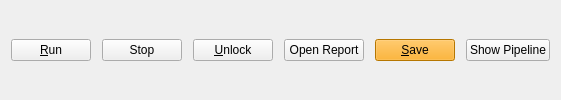
       <widget class="QWidget" name="widget_footer" native="true">
        <property name="sizePolicy">
         <sizepolicy hsizetype="Preferred" vsizetype="Fixed">
          <horstretch>0</horstretch>
          <verstretch>0</verstretch>
         </sizepolicy>
        </property>
        <property name="minimumSize">
         <size>
          <width>0</width>
          <height>0</height>
         </size>
        </property>
        <layout class="QVBoxLayout" name="verticalLayout_2">
         <item>
          <layout class="QHBoxLayout" name="horizontalLayout" stretch="0,0,0,0,0,0">
           <property name="spacing">
            <number>11</number>
           </property>
           <property name="leftMargin">
            <number>0</number>
           </property>
           <property name="rightMargin">
            <number>0</number>
           </property>
           <item>
            <widget class="QPushButton" name="run_btn">
             <property name="toolTip">
              <string>&lt;html&gt;&lt;head/&gt;&lt;body&gt;&lt;p&gt;Execute the Snakemake pipeline &lt;/p&gt;&lt;p&gt;&lt;span style=&quot; font-weight:600;&quot;&gt;shortcut: Ctrl+R&lt;/span&gt;&lt;/p&gt;&lt;/body&gt;&lt;/html&gt;</string>
             </property>
             <property name="text">
              <string>&amp;Run</string>
             </property>
             <property name="shortcut">
              <string>Ctrl+R</string>
             </property>
            </widget>
           </item>
           <item>
            <widget class="QPushButton" name="stop_btn">
             <property name="toolTip">
              <string>&lt;html&gt;&lt;head/&gt;&lt;body&gt;&lt;p&gt;Stop the running pipeline. This may take a few seconds to stop.&lt;/p&gt;&lt;p&gt;&lt;span style=&quot; font-weight:600;&quot;&gt;Shortcut: Ctrl+X&lt;/span&gt;&lt;/p&gt;&lt;/body&gt;&lt;/html&gt;</string>
             </property>
             <property name="text">
              <string>Stop</string>
             </property>
             <property name="shortcut">
              <string>Ctrl+X</string>
             </property>
            </widget>
           </item>
           <item>
            <widget class="QPushButton" name="unlock_btn">
             <property name="toolTip">
              <string>&lt;html&gt;&lt;head/&gt;&lt;body&gt;&lt;p&gt;Sometimes, the execution of a pipeline may be interrupted, which locks the working directory. This button allows users to unlock the directory.&lt;/p&gt;&lt;p&gt;For developers, this is equivalent to the snakemake command:&lt;/p&gt;&lt;p&gt;&lt;span style=&quot; font-style:italic; color:#ff0004;&quot;&gt;snakemake -s Snakefile --unlock &lt;/span&gt;&lt;/p&gt;&lt;p&gt;&lt;br/&gt;&lt;/p&gt;&lt;p&gt;&lt;span style=&quot; font-weight:600; color:#000000;&quot;&gt;Shortcut: Ctrl+U&lt;/span&gt;&lt;/p&gt;&lt;/body&gt;&lt;/html&gt;</string>
             </property>
             <property name="text">
              <string>&amp;Unlock</string>
             </property>
             <property name="shortcut">
              <string>Ctrl+U</string>
             </property>
            </widget>
           </item>
           <item>
            <widget class="QPushButton" name="report_btn">
             <property name="toolTip">
              <string>&lt;html&gt;&lt;head/&gt;&lt;body&gt;&lt;p&gt;This button opens an HTML page present in the working directory (if found) if an HTML filename is specified in the &lt;span style=&quot; font-weight:600;&quot;&gt;Preferences dialog.&lt;/span&gt; If not, a file browser pops up so that one can select an HTML file. &lt;/p&gt;&lt;p&gt;&lt;br/&gt;&lt;/p&gt;&lt;p&gt;&lt;br/&gt;&lt;/p&gt;&lt;/body&gt;&lt;/html&gt;</string>
             </property>
             <property name="text">
              <string>Open Report</string>
             </property>
             <property name="shortcut">
              <string>Shift+W</string>
             </property>
            </widget>
           </item>
           <item>
            <widget class="QPushButton" name="save_btn">
             <property name="sizePolicy">
              <sizepolicy hsizetype="Minimum" vsizetype="Maximum">
               <horstretch>0</horstretch>
               <verstretch>0</verstretch>
              </sizepolicy>
             </property>
             <property name="toolTip">
              <string>&lt;html&gt;&lt;head/&gt;&lt;body&gt;&lt;p&gt;Save the current &lt;span style=&quot; font-style:italic;&quot;&gt;configuration&lt;/span&gt; (parameters to be used by the pipeline in the Config parameters tab here above) as well as the current &lt;span style=&quot; font-style:italic;&quot;&gt;Snakemake pipeline&lt;/span&gt;. The two files are saved in the &lt;span style=&quot; font-style:italic;&quot;&gt;working directory&lt;/span&gt;.&lt;/p&gt;&lt;p&gt;&lt;br/&gt;&lt;/p&gt;&lt;p&gt;&lt;span style=&quot; font-weight:600;&quot;&gt;Shortcut: Ctrl+S&lt;/span&gt;&lt;/p&gt;&lt;/body&gt;&lt;/html&gt;</string>
             </property>
             <property name="autoFillBackground">
              <bool>false</bool>
             </property>
             <property name="styleSheet">
              <string notr="true">background-color:orange</string>
             </property>
             <property name="text">
              <string>&amp;Save</string>
             </property>
             <property name="shortcut">
              <string>Ctrl+S</string>
             </property>
            </widget>
           </item>
           <item>
            <widget class="QPushButton" name="dag_btn">
             <property name="toolTip">
              <string>&lt;html&gt;&lt;head/&gt;&lt;body&gt;&lt;p&gt;Pressing this button, a DAG is created and shown. &lt;/p&gt;&lt;p&gt;This is a good way to check your config file (i.e., if there are optional switch).&lt;/p&gt;&lt;p&gt;&lt;br/&gt;&lt;/p&gt;&lt;p&gt;&lt;span style=&quot; font-weight:600;&quot;&gt;Shortcut: Ctrl+D&lt;/span&gt;&lt;/p&gt;&lt;/body&gt;&lt;/html&gt;</string>
             </property>
             <property name="text">
              <string>Show Pipeline</string>
             </property>
             <property name="shortcut">
              <string>Ctrl+D</string>
             </property>
            </widget>
           </item>
          </layout>
         </item>
        </layout>
       </widget>
